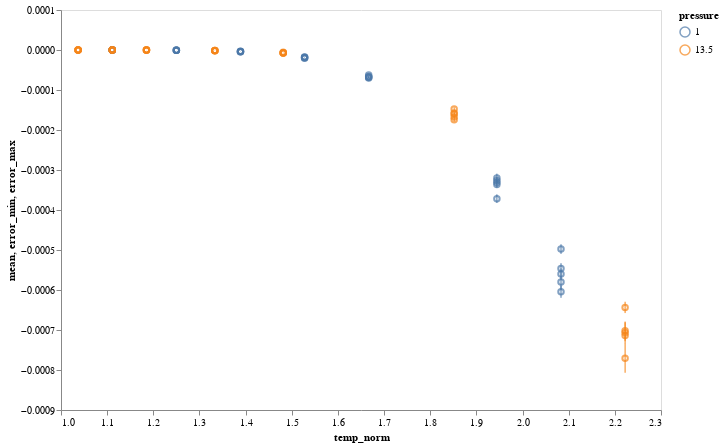

Notebook code cell kept with this figure:
### Code cell
chart = alt.Chart(rates_df).encode(
    x=alt.X("temp_norm", scale=alt.Scale(zero=False)),
    y=alt.Y('mean', scale=alt.Scale(type='linear')),
    color="pressure:N",
    
)

chart.mark_point() + chart.mark_rule().encode(y="error_min", y2="error_max")

### Figure 1 — Vega-Lite specification as saved in the notebook (floating-point values rounded to 4 significant figures)
{"$schema": "https://vega.github.io/schema/vega-lite/v2.6.0.json", "config": {"axis": {"grid": false}, "view": {"height": 400, "width": 600}}, "datasets": {"data-4224935086d5b2617c52ebe25375fd3c": [{"crystal": "p2", "error": 7.017e-10, "error_max": -2.491e-08, "error_min": -2.771e-08, "iter_id": 1, "mean": -2.631e-08, "pressure": 1, "temp_norm": 1.111, "temperature": 0.4}, {"crystal": "p2", "error": 7.049e-10, "error_max": -1.949e-08, "error_min": -2.231e-08, "iter_id": 2, "mean": -2.09e-08, "pressure": 1, "temp_norm": 1.111, "temperature": 0.4}, {"crystal": "p2", "error": 6.163e-10, "error_max": -1.668e-08, "error_min": -1.914e-08, "iter_id": 3, "mean": -1.791e-08, "pressure": 1, "temp_norm": 1.111, "temperature": 0.4}, {"crystal": "p2", "error": 5.785e-10, "error_max": -2.16e-08, "error_min": -2.392e-08, "iter_id": 4, "mean": -2.276e-08, "pressure": 1, "temp_norm": 1.111, "temperature": 0.4}, {"crystal": "p2", "error": 5.603e-10, "error_max": -2.216e-08, "error_min": -2.44e-08, "iter_id": 5, "mean": -2.328e-08, "pressure": 1, "temp_norm": 1.111, "temperature": 0.4}, {"crystal": "p2", "error": 7.015e-09, "error_max": -5.263e-07, "error_min": -5.543e-07, "iter_id": 1, "mean": -5.403e-07, "pressure": 1, "temp_norm": 1.25, "temperature": 0.45}, {"crystal": "p2", "error": 1.18e-08, "error_max": -4.977e-07, "error_min": -5.449e-07, "iter_id": 2, "mean": -5.213e-07, "pressure": 1, "temp_norm": 1.25, "temperature": 0.45}, {"crystal": "p2", "error": 9.126e-09, "error_max": -6.58e-07, "error_min": -6.945e-07, "iter_id": 3, "mean": -6.763e-07, "pressure": 1, "temp_norm": 1.25, "temperature": 0.45}, {"crystal": "p2", "error": 8.854e-09, "error_max": -5.382e-07, "error_min": -5.736e-07, "iter_id": 4, "mean": -5.559e-07, "pressure": 1, "temp_norm": 1.25, "temperature": 0.45}, {"crystal": "p2", "error": 1.01e-08, "error_max": -5.99e-07, "error_min": -6.394e-07, "iter_id": 5, "mean": -6.192e-07, "pressure": 1, "temp_norm": 1.25, "temperature": 0.45}, {"crystal": "p2", "error": 2.809e-08, "error_max": -3.841e-06, "error_min": -3.953e-06, "iter_id": 1, "mean": -3.897e-06, "pressure": 1, "temp_norm": 1.389, "temperature": 0.5}, {"crystal": "p2", "error": 2.722e-08, "error_max": -3.219e-06, "error_min": -3.328e-06, "iter_id": 2, "mean": -3.274e-06, "pressure": 1, "temp_norm": 1.389, "temperature": 0.5}, {"crystal": "p2", "error": 2.98e-08, "error_max": -4.099e-06, "error_min": -4.218e-06, "iter_id": 3, "mean": -4.159e-06, "pressure": 1, "temp_norm": 1.389, "temperature": 0.5}, {"crystal": "p2", "error": 2.46e-08, "error_max": -4.182e-06, "error_min": -4.281e-06, "iter_id": 4, "mean": -4.231e-06, "pressure": 1, "temp_norm": 1.389, "temperature": 0.5}, {"crystal": "p2", "error": 3.649e-08, "error_max": -3.711e-06, "error_min": -3.857e-06, "iter_id": 5, "mean": -3.784e-06, "pressure": 1, "temp_norm": 1.389, "temperature": 0.5}, {"crystal": "p2", "error": 1.083e-07, "error_max": -1.696e-05, "error_min": -1.739e-05, "iter_id": 1, "mean": -1.717e-05, "pressure": 1, "temp_norm": 1.528, "temperature": 0.55}, {"crystal": "p2", "error": 9.617e-08, "error_max": -2.064e-05, "error_min": -2.102e-05, "iter_id": 2, "mean": -2.083e-05, "pressure": 1, "temp_norm": 1.528, "temperature": 0.55}, {"crystal": "p2", "error": 1.056e-07, "error_max": -1.864e-05, "error_min": -1.907e-05, "iter_id": 3, "mean": -1.886e-05, "pressure": 1, "temp_norm": 1.528, "temperature": 0.55}, {"crystal": "p2", "error": 1.29e-07, "error_max": -1.887e-05, "error_min": -1.939e-05, "iter_id": 4, "mean": -1.913e-05, "pressure": 1, "temp_norm": 1.528, "temperature": 0.55}, {"crystal": "p2", "error": 8.693e-08, "error_max": -1.803e-05, "error_min": -1.837e-05, "iter_id": 5, "mean": -1.82e-05, "pressure": 1, "temp_norm": 1.528, "temperature": 0.55}, {"crystal": "p2", "error": 3.896e-07, "error_max": -6.612e-05, "error_min": -6.768e-05, "iter_id": 1, "mean": -6.69e-05, "pressure": 1, "temp_norm": 1.667, "temperature": 0.6}, {"crystal": "p2", "error": 7.557e-07, "error_max": -6.733e-05, "error_min": -7.035e-05, "iter_id": 2, "mean": -6.884e-05, "pressure": 1, "temp_norm": 1.667, "temperature": 0.6}, {"crystal": "p2", "error": 8.544e-07, "error_max": -6.527e-05, "error_min": -6.869e-05, "iter_id": 3, "mean": -6.698e-05, "pressure": 1, "temp_norm": 1.667, "temperature": 0.6}, {"crystal": "p2", "error": 3.28e-07, "error_max": -6.929e-05, "error_min": -7.061e-05, "iter_id": 4, "mean": -6.995e-05, "pressure": 1, "temp_norm": 1.667, "temperature": 0.6}, {"crystal": "p2", "error": 6.001e-07, "error_max": -6.115e-05, "error_min": -6.355e-05, "iter_id": 5, "mean": -6.235e-05, "pressure": 1, "temp_norm": 1.667, "temperature": 0.6}, {"crystal": "p2", "error": 4.204e-06, "error_max": -0.0003277, "error_min": -0.0003445, "iter_id": 1, "mean": -0.0003361, "pressure": 1, "temp_norm": 1.944, "temperature": 0.7}, {"crystal": "p2", "error": 5.433e-06, "error_max": -0.0003092, "error_min": -0.0003309, "iter_id": 2, "mean": -0.00032, "pressure": 1, "temp_norm": 1.944, "temperature": 0.7}, {"crystal": "p2", "error": 4.25e-06, "error_max": -0.0003177, "error_min": -0.0003347, "iter_id": 3, "mean": -0.0003262, "pressure": 1, "temp_norm": 1.944, "temperature": 0.7}, {"crystal": "p2", "error": 5.125e-06, "error_max": -0.0003208, "error_min": -0.0003413, "iter_id": 4, "mean": -0.000331, "pressure": 1, "temp_norm": 1.944, "temperature": 0.7}, {"crystal": "p2", "error": 5.368e-06, "error_max": -0.0003609, "error_min": -0.0003823, "iter_id": 5, "mean": -0.0003716, "pressure": 1, "temp_norm": 1.944, "temperature": 0.7}, {"crystal": "p2", "error": 6.724e-06, "error_max": -0.000533, "error_min": -0.0005599, "iter_id": 1, "mean": -0.0005465, "pressure": 1, "temp_norm": 2.083, "temperature": 0.75}, {"crystal": "p2", "error": 7.568e-06, "error_max": -0.0005892, "error_min": -0.0006195, "iter_id": 2, "mean": -0.0006043, "pressure": 1, "temp_norm": 2.083, "temperature": 0.75}, {"crystal": "p2", "error": 1.024e-05, "error_max": -0.0005597, "error_min": -0.0006007, "iter_id": 3, "mean": -0.0005802, "pressure": 1, "temp_norm": 2.083, "temperature": 0.75}, {"crystal": "p2", "error": 6.002e-06, "error_max": -0.0004857, "error_min": -0.0005097, "iter_id": 4, "mean": -0.0004977, "pressure": 1, "temp_norm": 2.083, "temperature": 0.75}, {"crystal": "p2", "error": 7.014e-06, "error_max": -0.0005462, "error_min": -0.0005743, "iter_id": 5, "mean": -0.0005602, "pressure": 1, "temp_norm": 2.083, "temperature": 0.75}, {"crystal": "p2", "error": 7.195e-10, "error_max": -7.61e-10, "error_min": -3.639e-09, "iter_id": 1, "mean": -2.2e-09, "pressure": 13.5, "temp_norm": 1.037, "temperature": 1.4}, {"crystal": "p2", "error": 6.011e-10, "error_max": -1.401e-09, "error_min": -3.806e-09, "iter_id": 2, "mean": -2.603e-09, "pressure": 13.5, "temp_norm": 1.037, "temperature": 1.4}, {"crystal": "p2", "error": 6.217e-10, "error_max": -5.815e-09, "error_min": -8.302e-09, "iter_id": 3, "mean": -7.058e-09, "pressure": 13.5, "temp_norm": 1.037, "temperature": 1.4}, {"crystal": "p2", "error": 5.754e-10, "error_max": 1.46e-09, "error_min": -8.417e-10, "iter_id": 4, "mean": 3.09e-10, "pressure": 13.5, "temp_norm": 1.037, "temperature": 1.4}, {"crystal": "p2", "error": 8.066e-10, "error_max": -8.135e-09, "error_min": -1.136e-08, "iter_id": 5, "mean": -9.748e-09, "pressure": 13.5, "temp_norm": 1.037, "temperature": 1.4}, {"crystal": "p2", "error": 1.042e-09, "error_max": -2.901e-08, "error_min": -3.317e-08, "iter_id": 1, "mean": -3.109e-08, "pressure": 13.5, "temp_norm": 1.111, "temperature": 1.5}, {"crystal": "p2", "error": 1.032e-09, "error_max": -2.86e-08, "error_min": -3.273e-08, "iter_id": 2, "mean": -3.067e-08, "pressure": 13.5, "temp_norm": 1.111, "temperature": 1.5}, {"crystal": "p2", "error": 1.143e-09, "error_max": -3.06e-08, "error_min": -3.517e-08, "iter_id": 3, "mean": -3.288e-08, "pressure": 13.5, "temp_norm": 1.111, "temperature": 1.5}, {"crystal": "p2", "error": 1.32e-09, "error_max": -3.175e-08, "error_min": -3.703e-08, "iter_id": 4, "mean": -3.439e-08, "pressure": 13.5, "temp_norm": 1.111, "temperature": 1.5}, {"crystal": "p2", "error": 1.103e-09, "error_max": -2.923e-08, "error_min": -3.364e-08, "iter_id": 5, "mean": -3.144e-08, "pressure": 13.5, "temp_norm": 1.111, "temperature": 1.5}, {"crystal": "p2", "error": 1.923e-08, "error_max": -2.177e-07, "error_min": -2.946e-07, "iter_id": 1, "mean": -2.561e-07, "pressure": 13.5, "temp_norm": 1.185, "temperature": 1.6}, {"crystal": "p2", "error": 1.838e-08, "error_max": -3.453e-07, "error_min": -4.188e-07, "iter_id": 2, "mean": -3.821e-07, "pressure": 13.5, "temp_norm": 1.185, "temperature": 1.6}, {"crystal": "p2", "error": 2.026e-08, "error_max": 1.457e-07, "error_min": 6.462e-08, "iter_id": 3, "mean": 1.051e-07, "pressure": 13.5, "temp_norm": 1.185, "temperature": 1.6}, {"crystal": "p2", "error": 2.1e-08, "error_max": -1.298e-07, "error_min": -2.138e-07, "iter_id": 4, "mean": -1.718e-07, "pressure": 13.5, "temp_norm": 1.185, "temperature": 1.6}, {"crystal": "p2", "error": 2.011e-08, "error_max": 1.062e-07, "error_min": 2.577e-08, "iter_id": 5, "mean": 6.599e-08, "pressure": 13.5, "temp_norm": 1.185, "temperature": 1.6}, {"crystal": "p2", "error": 3.863e-08, "error_max": -2.025e-06, "error_min": -2.179e-06, "iter_id": 1, "mean": -2.102e-06, "pressure": 13.5, "temp_norm": 1.333, "temperature": 1.8}, {"crystal": "p2", "error": 4.048e-08, "error_max": -1.065e-06, "error_min": -1.227e-06, "iter_id": 2, "mean": -1.146e-06, "pressure": 13.5, "temp_norm": 1.333, "temperature": 1.8}, {"crystal": "p2", "error": 3.712e-08, "error_max": -1.419e-06, "error_min": -1.568e-06, "iter_id": 3, "mean": -1.493e-06, "pressure": 13.5, "temp_norm": 1.333, "temperature": 1.8}, {"crystal": "p2", "error": 4.27e-08, "error_max": -1.632e-06, "error_min": -1.803e-06, "iter_id": 4, "mean": -1.717e-06, "pressure": 13.5, "temp_norm": 1.333, "temperature": 1.8}, {"crystal": "p2", "error": 4.093e-08, "error_max": -9.811e-07, "error_min": -1.145e-06, "iter_id": 5, "mean": -1.063e-06, "pressure": 13.5, "temp_norm": 1.333, "temperature": 1.8}, {"crystal": "p2", "error": 1.13e-07, "error_max": -7.253e-06, "error_min": -7.705e-06, "iter_id": 1, "mean": -7.479e-06, "pressure": 13.5, "temp_norm": 1.481, "temperature": 2}, {"crystal": "p2", "error": 9.119e-08, "error_max": -6.701e-06, "error_min": -7.066e-06, "iter_id": 2, "mean": -6.884e-06, "pressure": 13.5, "temp_norm": 1.481, "temperature": 2}, {"crystal": "p2", "error": 9.938e-08, "error_max": -7.555e-06, "error_min": -7.953e-06, "iter_id": 3, "mean": -7.754e-06, "pressure": 13.5, "temp_norm": 1.481, "temperature": 2}, {"crystal": "p2", "error": 9.391e-08, "error_max": -5.483e-06, "error_min": -5.858e-06, "iter_id": 4, "mean": -5.67e-06, "pressure": 13.5, "temp_norm": 1.481, "temperature": 2}, {"crystal": "p2", "error": 9.588e-08, "error_max": -7.538e-06, "error_min": -7.921e-06, "iter_id": 5, "mean": -7.729e-06, "pressure": 13.5, "temp_norm": 1.481, "temperature": 2}, {"crystal": "p2", "error": 1.536e-06, "error_max": -0.0001572, "error_min": -0.0001633, "iter_id": 1, "mean": -0.0001603, "pressure": 13.5, "temp_norm": 1.852, "temperature": 2.5}, {"crystal": "p2", "error": 2.301e-06, "error_max": -0.0001432, "error_min": -0.0001524, "iter_id": 2, "mean": -0.0001478, "pressure": 13.5, "temp_norm": 1.852, "temperature": 2.5}, {"crystal": "p2", "error": 2.867e-06, "error_max": -0.000162, "error_min": -0.0001735, "iter_id": 3, "mean": -0.0001677, "pressure": 13.5, "temp_norm": 1.852, "temperature": 2.5}, {"crystal": "p2", "error": 2.458e-06, "error_max": -0.0001697, "error_min": -0.0001796, "iter_id": 4, "mean": -0.0001746, "pressure": 13.5, "temp_norm": 1.852, "temperature": 2.5}, {"crystal": "p2", "error": 1.563e-06, "error_max": -0.0001542, "error_min": -0.0001605, "iter_id": 5, "mean": -0.0001574, "pressure": 13.5, "temp_norm": 1.852, "temperature": 2.5}, {"crystal": "p2", "error": 1.061e-05, "error_max": -0.0006809, "error_min": -0.0007234, "iter_id": 1, "mean": -0.0007022, "pressure": 13.5, "temp_norm": 2.222, "temperature": 3}, {"crystal": "p2", "error": 7.22e-06, "error_max": -0.0006991, "error_min": -0.000728, "iter_id": 2, "mean": -0.0007135, "pressure": 13.5, "temp_norm": 2.222, "temperature": 3}, {"crystal": "p2", "error": 1.826e-05, "error_max": -0.0007339, "error_min": -0.0008069, "iter_id": 3, "mean": -0.0007704, "pressure": 13.5, "temp_norm": 2.222, "temperature": 3}, {"crystal": "p2", "error": 7.077e-06, "error_max": -0.0006294, "error_min": -0.0006577, "iter_id": 4, "mean": -0.0006435, "pressure": 13.5, "temp_norm": 2.222, "temperature": 3}, {"crystal": "p2", "error": 1.389e-05, "error_max": -0.0006789, "error_min": -0.0007345, "iter_id": 5, "mean": -0.0007067, "pressure": 13.5, "temp_norm": 2.222, "temperature": 3}]}, "layer": [{"data": {"name": "data-4224935086d5b2617c52ebe25375fd3c"}, "encoding": {"color": {"field": "pressure", "type": "nominal"}, "x": {"field": "temp_norm", "scale": {"zero": false}, "type": "quantitative"}, "y": {"field": "mean", "scale": {"type": "linear"}, "type": "quantitative"}}, "mark": "point"}, {"data": {"name": "data-4224935086d5b2617c52ebe25375fd3c"}, "encoding": {"color": {"field": "pressure", "type": "nominal"}, "x": {"field": "temp_norm", "scale": {"zero": false}, "type": "quantitative"}, "y": {"field": "error_min", "type": "quantitative"}, "y2": {"field": "error_max", "type": "quantitative"}}, "mark": "rule"}]}
